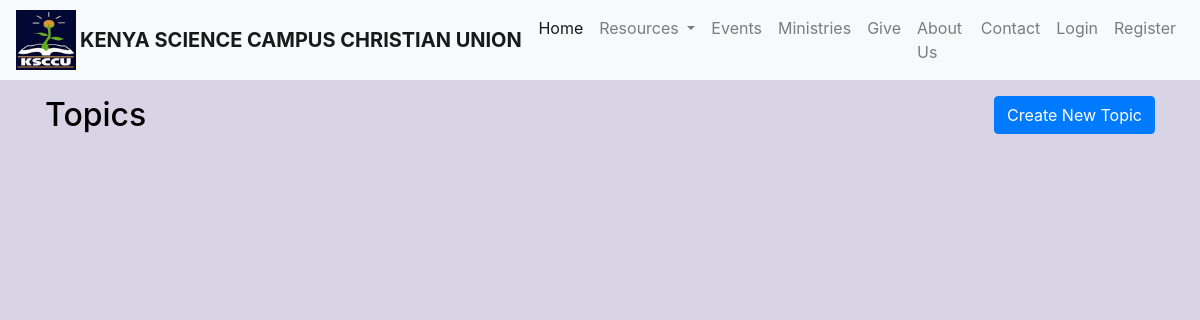
Before: /forum/topics/ with the older database file.
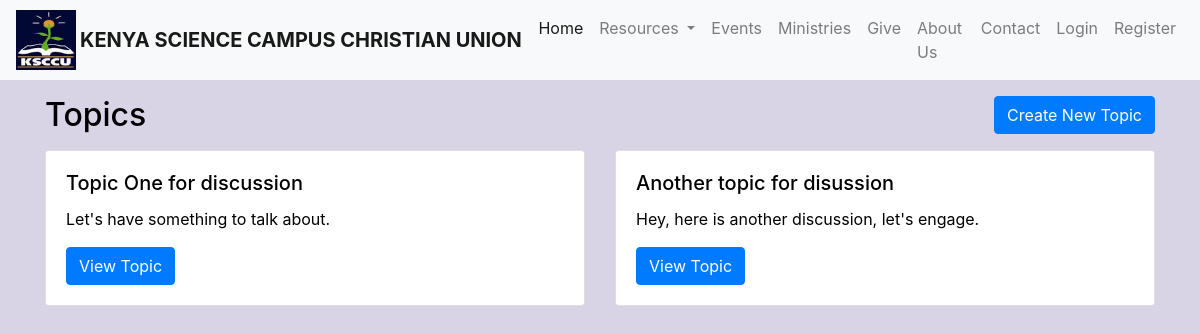
After: the same page with the newer database file.
### event_resources/models.py (models this page shows, shortened)
class Topic(models.Model):
    title = models.CharField(max_length=200)
    description = models.TextField()
    created_by = models.ForeignKey(CustomUser, on_delete=models.CASCADE, related_name='topics')
    created_at = models.DateTimeField(auto_now_add=True)

### event_resources/views.py (the view)
# urls.py: path('forum/topics/', views.topic_list, name='topic_list'),
def topic_list(request):
    topics = Topic.objects.all()
    return render(request, 'forum/topic_list.html', {'topics': topics})

### templates/forum/topic_list.html
{% extends "base.html" %}
{% block content %}
<section class="container">
    <div class="d-flex justify-content-between align-items-center my-3">
        <h2 class="my-auto">Topics</h2>
        <a href="{% url 'event_resources:create_topic' %}" class="btn btn-primary">Create New Topic</a>
    </div>
    <div class="row">
        {% for topic in topics %}
        <div class="col-md-6 mb-4">
            <div class="card">
                <div class="card-body">
                    <h5 class="card-title">{{ topic.title }}</h5>
                    <p class="card-text">{{ topic.description }}</p>
                    <a href="{% url 'event_resources:topic_detail' topic.pk %}" class="btn btn-primary">View Topic</a>
                </div>
            </div>
        </div>
        {% endfor %}
    </div>
</section>
{% endblock %}

Changed rows visible on the page:
added Topic: title "Topic One for discussion", description "Let's have something to talk about."
added Topic: title "Another topic for disussion", description "Hey, here is another discussion, let's engage."
